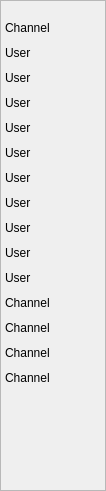
       <widget class="caFrame" name="caframe_3">
        <property name="geometry">
         <rect>
          <x>330</x>
          <y>0</y>
          <width>106</width>
          <height>491</height>
         </rect>
        </property>
        <property name="frameShape">
         <enum>QFrame::StyledPanel</enum>
        </property>
        <property name="visibility">
         <enum>caFrame::StaticV</enum>
        </property>
        <widget class="caLabel" name="caLabel_217">
         <property name="geometry">
          <rect>
           <x>5</x>
           <y>20</y>
           <width>86</width>
           <height>16</height>
          </rect>
         </property>
         <property name="font">
          <font>
           <pointsize>9</pointsize>
          </font>
         </property>
         <property name="frameShape">
          <enum>QFrame::NoFrame</enum>
         </property>
         <property name="text">
          <string>Channel</string>
         </property>
         <property name="alignment">
          <set>Qt::AlignAbsolute|Qt::AlignLeading|Qt::AlignLeft|Qt::AlignVCenter</set>
         </property>
         <property name="fontScaleMode">
          <enum>ESimpleLabel::Height</enum>
         </property>
         <property name="foreground">
          <color>
           <red>0</red>
           <green>0</green>
           <blue>0</blue>
          </color>
         </property>
         <property name="background">
          <color alpha="0">
           <red>0</red>
           <green>0</green>
           <blue>0</blue>
          </color>
         </property>
        </widget>
        <widget class="caLabel" name="caLabel_219">
         <property name="geometry">
          <rect>
           <x>5</x>
           <y>45</y>
           <width>56</width>
           <height>16</height>
          </rect>
         </property>
         <property name="font">
          <font>
           <pointsize>9</pointsize>
          </font>
         </property>
         <property name="frameShape">
          <enum>QFrame::NoFrame</enum>
         </property>
         <property name="text">
          <string>User</string>
         </property>
         <property name="alignment">
          <set>Qt::AlignAbsolute|Qt::AlignLeading|Qt::AlignLeft|Qt::AlignVCenter</set>
         </property>
         <property name="fontScaleMode">
          <enum>ESimpleLabel::Height</enum>
         </property>
         <property name="foreground">
          <color>
           <red>0</red>
           <green>0</green>
           <blue>0</blue>
          </color>
         </property>
         <property name="background">
          <color alpha="0">
           <red>0</red>
           <green>0</green>
           <blue>0</blue>
          </color>
         </property>
        </widget>
        <widget class="caLabel" name="caLabel_350">
         <property name="geometry">
          <rect>
           <x>5</x>
           <y>70</y>
           <width>56</width>
           <height>16</height>
          </rect>
         </property>
         <property name="font">
          <font>
           <pointsize>9</pointsize>
          </font>
         </property>
         <property name="frameShape">
          <enum>QFrame::NoFrame</enum>
         </property>
         <property name="text">
          <string>User</string>
         </property>
         <property name="alignment">
          <set>Qt::AlignAbsolute|Qt::AlignLeading|Qt::AlignLeft|Qt::AlignVCenter</set>
         </property>
         <property name="fontScaleMode">
          <enum>ESimpleLabel::Height</enum>
         </property>
         <property name="foreground">
          <color>
           <red>0</red>
           <green>0</green>
           <blue>0</blue>
          </color>
         </property>
         <property name="background">
          <color alpha="0">
           <red>0</red>
           <green>0</green>
           <blue>0</blue>
          </color>
         </property>
        </widget>
        <widget class="caLabel" name="caLabel_351">
         <property name="geometry">
          <rect>
           <x>5</x>
           <y>95</y>
           <width>56</width>
           <height>16</height>
          </rect>
         </property>
         <property name="font">
          <font>
           <pointsize>9</pointsize>
          </font>
         </property>
         <property name="frameShape">
          <enum>QFrame::NoFrame</enum>
         </property>
         <property name="text">
          <string>User</string>
         </property>
         <property name="alignment">
          <set>Qt::AlignAbsolute|Qt::AlignLeading|Qt::AlignLeft|Qt::AlignVCenter</set>
         </property>
         <property name="fontScaleMode">
          <enum>ESimpleLabel::Height</enum>
         </property>
         <property name="foreground">
          <color>
           <red>0</red>
           <green>0</green>
           <blue>0</blue>
          </color>
         </property>
         <property name="background">
          <color alpha="0">
           <red>0</red>
           <green>0</green>
           <blue>0</blue>
          </color>
         </property>
        </widget>
        <widget class="caLabel" name="caLabel_354">
         <property name="geometry">
          <rect>
           <x>5</x>
           <y>120</y>
           <width>56</width>
           <height>16</height>
          </rect>
         </property>
         <property name="font">
          <font>
           <pointsize>9</pointsize>
          </font>
         </property>
         <property name="frameShape">
          <enum>QFrame::NoFrame</enum>
         </property>
         <property name="text">
          <string>User</string>
         </property>
         <property name="alignment">
          <set>Qt::AlignAbsolute|Qt::AlignLeading|Qt::AlignLeft|Qt::AlignVCenter</set>
         </property>
         <property name="fontScaleMode">
          <enum>ESimpleLabel::Height</enum>
         </property>
         <property name="foreground">
          <color>
           <red>0</red>
           <green>0</green>
           <blue>0</blue>
          </color>
         </property>
         <property name="background">
          <color alpha="0">
           <red>0</red>
           <green>0</green>
           <blue>0</blue>
          </color>
         </property>
        </widget>
        <widget class="caLabel" name="caLabel_355">
         <property name="geometry">
          <rect>
           <x>5</x>
           <y>145</y>
           <width>56</width>
           <height>16</height>
          </rect>
         </property>
         <property name="font">
          <font>
           <pointsize>9</pointsize>
          </font>
         </property>
         <property name="frameShape">
          <enum>QFrame::NoFrame</enum>
         </property>
         <property name="text">
          <string>User</string>
         </property>
         <property name="alignment">
          <set>Qt::AlignAbsolute|Qt::AlignLeading|Qt::AlignLeft|Qt::AlignVCenter</set>
         </property>
         <property name="fontScaleMode">
          <enum>ESimpleLabel::Height</enum>
         </property>
         <property name="foreground">
          <color>
           <red>0</red>
           <green>0</green>
           <blue>0</blue>
          </color>
         </property>
         <property name="background">
          <color alpha="0">
           <red>0</red>
           <green>0</green>
           <blue>0</blue>
          </color>
         </property>
        </widget>
        <widget class="caLabel" name="caLabel_356">
         <property name="geometry">
          <rect>
           <x>5</x>
           <y>170</y>
           <width>56</width>
           <height>16</height>
          </rect>
         </property>
         <property name="font">
          <font>
           <pointsize>9</pointsize>
          </font>
         </property>
         <property name="frameShape">
          <enum>QFrame::NoFrame</enum>
         </property>
         <property name="text">
          <string>User</string>
         </property>
         <property name="alignment">
          <set>Qt::AlignAbsolute|Qt::AlignLeading|Qt::AlignLeft|Qt::AlignVCenter</set>
         </property>
         <property name="fontScaleMode">
          <enum>ESimpleLabel::Height</enum>
         </property>
         <property name="foreground">
          <color>
           <red>0</red>
           <green>0</green>
           <blue>0</blue>
          </color>
         </property>
         <property name="background">
          <color alpha="0">
           <red>0</red>
           <green>0</green>
           <blue>0</blue>
          </color>
         </property>
        </widget>
        <widget class="caLabel" name="caLabel_357">
         <property name="geometry">
          <rect>
           <x>5</x>
           <y>195</y>
           <width>56</width>
           <height>16</height>
          </rect>
         </property>
         <property name="font">
          <font>
           <pointsize>9</pointsize>
          </font>
         </property>
         <property name="frameShape">
          <enum>QFrame::NoFrame</enum>
         </property>
         <property name="text">
          <string>User</string>
         </property>
         <property name="alignment">
          <set>Qt::AlignAbsolute|Qt::AlignLeading|Qt::AlignLeft|Qt::AlignVCenter</set>
         </property>
         <property name="fontScaleMode">
          <enum>ESimpleLabel::Height</enum>
         </property>
         <property name="foreground">
          <color>
           <red>0</red>
           <green>0</green>
           <blue>0</blue>
          </color>
         </property>
         <property name="background">
          <color alpha="0">
           <red>0</red>
           <green>0</green>
           <blue>0</blue>
          </color>
         </property>
        </widget>
        <widget class="caLabel" name="caLabel_358">
         <property name="geometry">
          <rect>
           <x>5</x>
           <y>220</y>
           <width>56</width>
           <height>16</height>
          </rect>
         </property>
         <property name="font">
          <font>
           <pointsize>9</pointsize>
          </font>
         </property>
         <property name="frameShape">
          <enum>QFrame::NoFrame</enum>
         </property>
         <property name="text">
          <string>User</string>
         </property>
         <property name="alignment">
          <set>Qt::AlignAbsolute|Qt::AlignLeading|Qt::AlignLeft|Qt::AlignVCenter</set>
         </property>
         <property name="fontScaleMode">
          <enum>ESimpleLabel::Height</enum>
         </property>
         <property name="foreground">
          <color>
           <red>0</red>
           <green>0</green>
           <blue>0</blue>
          </color>
         </property>
         <property name="background">
          <color alpha="0">
           <red>0</red>
           <green>0</green>
           <blue>0</blue>
          </color>
         </property>
        </widget>
        <widget class="caLabel" name="caLabel_359">
         <property name="geometry">
          <rect>
           <x>5</x>
           <y>245</y>
           <width>56</width>
           <height>16</height>
          </rect>
         </property>
         <property name="font">
          <font>
           <pointsize>9</pointsize>
          </font>
         </property>
         <property name="frameShape">
          <enum>QFrame::NoFrame</enum>
         </property>
         <property name="text">
          <string>User</string>
         </property>
         <property name="alignment">
          <set>Qt::AlignAbsolute|Qt::AlignLeading|Qt::AlignLeft|Qt::AlignVCenter</set>
         </property>
         <property name="fontScaleMode">
          <enum>ESimpleLabel::Height</enum>
         </property>
         <property name="foreground">
          <color>
           <red>0</red>
           <green>0</green>
           <blue>0</blue>
          </color>
         </property>
         <property name="background">
          <color alpha="0">
           <red>0</red>
           <green>0</green>
           <blue>0</blue>
          </color>
         </property>
        </widget>
        <widget class="caLabel" name="caLabel_360">
         <property name="geometry">
          <rect>
           <x>5</x>
           <y>270</y>
           <width>56</width>
           <height>16</height>
          </rect>
         </property>
         <property name="font">
          <font>
           <pointsize>9</pointsize>
          </font>
         </property>
         <property name="frameShape">
          <enum>QFrame::NoFrame</enum>
         </property>
         <property name="text">
          <string>User</string>
         </property>
         <property name="alignment">
          <set>Qt::AlignAbsolute|Qt::AlignLeading|Qt::AlignLeft|Qt::AlignVCenter</set>
         </property>
         <property name="fontScaleMode">
          <enum>ESimpleLabel::Height</enum>
         </property>
         <property name="foreground">
          <color>
           <red>0</red>
           <green>0</green>
           <blue>0</blue>
          </color>
         </property>
         <property name="background">
          <color alpha="0">
           <red>0</red>
           <green>0</green>
           <blue>0</blue>
          </color>
         </property>
        </widget>
        <widget class="caLabel" name="caLabel_361">
         <property name="geometry">
          <rect>
           <x>5</x>
           <y>295</y>
           <width>56</width>
           <height>16</height>
          </rect>
         </property>
         <property name="font">
          <font>
           <pointsize>9</pointsize>
          </font>
         </property>
         <property name="frameShape">
          <enum>QFrame::NoFrame</enum>
         </property>
         <property name="text">
          <string>Channel</string>
         </property>
         <property name="alignment">
          <set>Qt::AlignAbsolute|Qt::AlignLeading|Qt::AlignLeft|Qt::AlignVCenter</set>
         </property>
         <property name="fontScaleMode">
          <enum>ESimpleLabel::Height</enum>
         </property>
         <property name="foreground">
          <color>
           <red>0</red>
           <green>0</green>
           <blue>0</blue>
          </color>
         </property>
         <property name="background">
          <color alpha="0">
           <red>0</red>
           <green>0</green>
           <blue>0</blue>
          </color>
         </property>
        </widget>
        <widget class="caLabel" name="caLabel_362">
         <property name="geometry">
          <rect>
           <x>5</x>
           <y>320</y>
           <width>56</width>
           <height>16</height>
          </rect>
         </property>
         <property name="font">
          <font>
           <pointsize>9</pointsize>
          </font>
         </property>
         <property name="frameShape">
          <enum>QFrame::NoFrame</enum>
         </property>
         <property name="text">
          <string>Channel</string>
         </property>
         <property name="alignment">
          <set>Qt::AlignAbsolute|Qt::AlignLeading|Qt::AlignLeft|Qt::AlignVCenter</set>
         </property>
         <property name="fontScaleMode">
          <enum>ESimpleLabel::Height</enum>
         </property>
         <property name="foreground">
          <color>
           <red>0</red>
           <green>0</green>
           <blue>0</blue>
          </color>
         </property>
         <property name="background">
          <color alpha="0">
           <red>0</red>
           <green>0</green>
           <blue>0</blue>
          </color>
         </property>
        </widget>
        <widget class="caLabel" name="caLabel_363">
         <property name="geometry">
          <rect>
           <x>5</x>
           <y>345</y>
           <width>56</width>
           <height>16</height>
          </rect>
         </property>
         <property name="font">
          <font>
           <pointsize>9</pointsize>
          </font>
         </property>
         <property name="frameShape">
          <enum>QFrame::NoFrame</enum>
         </property>
         <property name="text">
          <string>Channel</string>
         </property>
         <property name="alignment">
          <set>Qt::AlignAbsolute|Qt::AlignLeading|Qt::AlignLeft|Qt::AlignVCenter</set>
         </property>
         <property name="fontScaleMode">
          <enum>ESimpleLabel::Height</enum>
         </property>
         <property name="foreground">
          <color>
           <red>0</red>
           <green>0</green>
           <blue>0</blue>
          </color>
         </property>
         <property name="background">
          <color alpha="0">
           <red>0</red>
           <green>0</green>
           <blue>0</blue>
          </color>
         </property>
        </widget>
        <widget class="caLabel" name="caLabel_364">
         <property name="geometry">
          <rect>
           <x>5</x>
           <y>370</y>
           <width>56</width>
           <height>16</height>
          </rect>
         </property>
         <property name="font">
          <font>
           <pointsize>9</pointsize>
          </font>
         </property>
         <property name="frameShape">
          <enum>QFrame::NoFrame</enum>
         </property>
         <property name="text">
          <string>Channel</string>
         </property>
         <property name="alignment">
          <set>Qt::AlignAbsolute|Qt::AlignLeading|Qt::AlignLeft|Qt::AlignVCenter</set>
         </property>
         <property name="fontScaleMode">
          <enum>ESimpleLabel::Height</enum>
         </property>
         <property name="foreground">
          <color>
           <red>0</red>
           <green>0</green>
           <blue>0</blue>
          </color>
         </property>
         <property name="background">
          <color alpha="0">
           <red>0</red>
           <green>0</green>
           <blue>0</blue>
          </color>
         </property>
        </widget>
       </widget>
